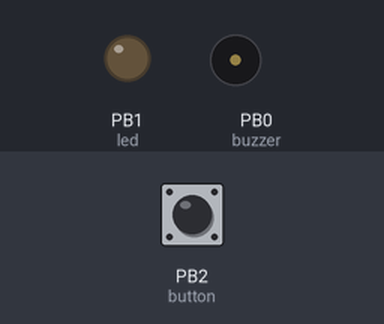
Bench run of a sketch on a simulated ATtiny85, built with avr-gcc and run on an emulated ATtiny85. On the bench: output pins drawn as LEDs (lit = HIGH), buzzer (waves = sounding). The inputs (shaded band) are chosen by the test bench; at power-on: PB2 (button) HIGH. Sleep ends after the set time or at an interrupt.

Above: at 1.2 s.
1.3 s: PB2 (button) pulled LOW for 0.15 s
At 2.7 s:
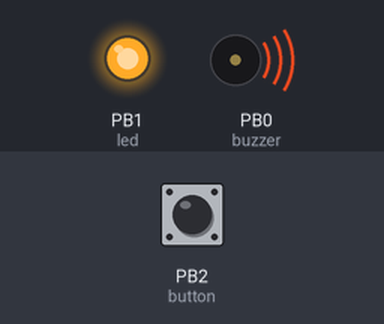
At 11.7 s:
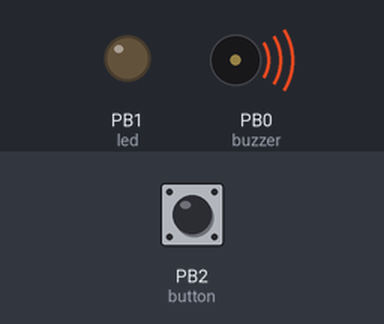
Timing chart, 0 to 13.8 s (numbered marks = the images above; inputs shaded):
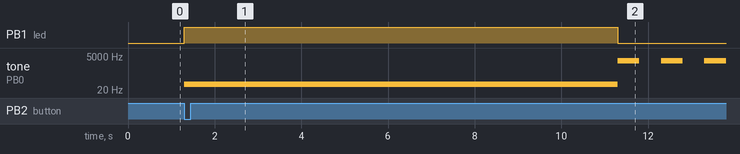

Measured:
- after the input at 1.3 s, PB1 (led): LOW → HIGH at once, → LOW 10.0 s later; tone on PB0 (buzzer): silent → 50 Hz at once, then repeats every 1.0 s: 2400 Hz 0.50 s, silent 0.50 s

The sketch:

chiara-microwave.ino
```cpp
#include <TimerFreeTone.h>
#include <avr/sleep.h>
#include <avr/interrupt.h>

const int buzzer = 0; // ATTiny pin 0
const int led = 1; // ATTiny pin 1
const int button = 2; // ATTiny pin 2

int microwaveNoises[] = {50, 2400, 0, 2400, 0, 2400, 0, 2400, 0, 2400, 0};
int duration[] = {10000, 500, 500, 500, 500, 500, 500, 500, 500, 500, 500};

int buttonState = 1;

void setup(){
  pinMode(buzzer, OUTPUT); // Set buzzer - pin 9 as an output
  pinMode(led, OUTPUT);
  pinMode(button, INPUT_PULLUP);
}

void loop(){
  buttonState = digitalRead(button);

  if (buttonState == LOW) {
    doMicrowaveThings();
  }
  enterSleep();
}

void doMicrowaveThings() {
  digitalWrite(led, HIGH);
  for (int thisNote = 0; thisNote < 11; thisNote++) {
    if (thisNote == 1) {
      digitalWrite(led, LOW);
    }
    TimerFreeTone(buzzer, microwaveNoises[thisNote], duration[thisNote]);
  }
}

void enterSleep() {
  GIMSK |= _BV(PCIE);                     // Enable Pin Change Interrupts
  PCMSK |= _BV(PCINT2);                   // Use PB2 as interrupt pin
  ADCSRA &= ~_BV(ADEN);                   // ADC off
  set_sleep_mode(SLEEP_MODE_PWR_DOWN);    // replaces above statement
  sleep_enable();                         // Sets the Sleep Enable bit in the MCUCR Register (SE BIT)
  sei();                                  // Enable interrupts
  sleep_cpu();                            // sleep
  cli();                                  // Disable interrupts
  PCMSK &= ~_BV(PCINT2);                  // Turn off PB2 as interrupt pin
  sleep_disable();                        // Clear SE bit
  ADCSRA |= _BV(ADEN);                    // ADC on
  sei();                                  // Enable interrupts
}

ISR(PCINT0_vect) {

}
```
